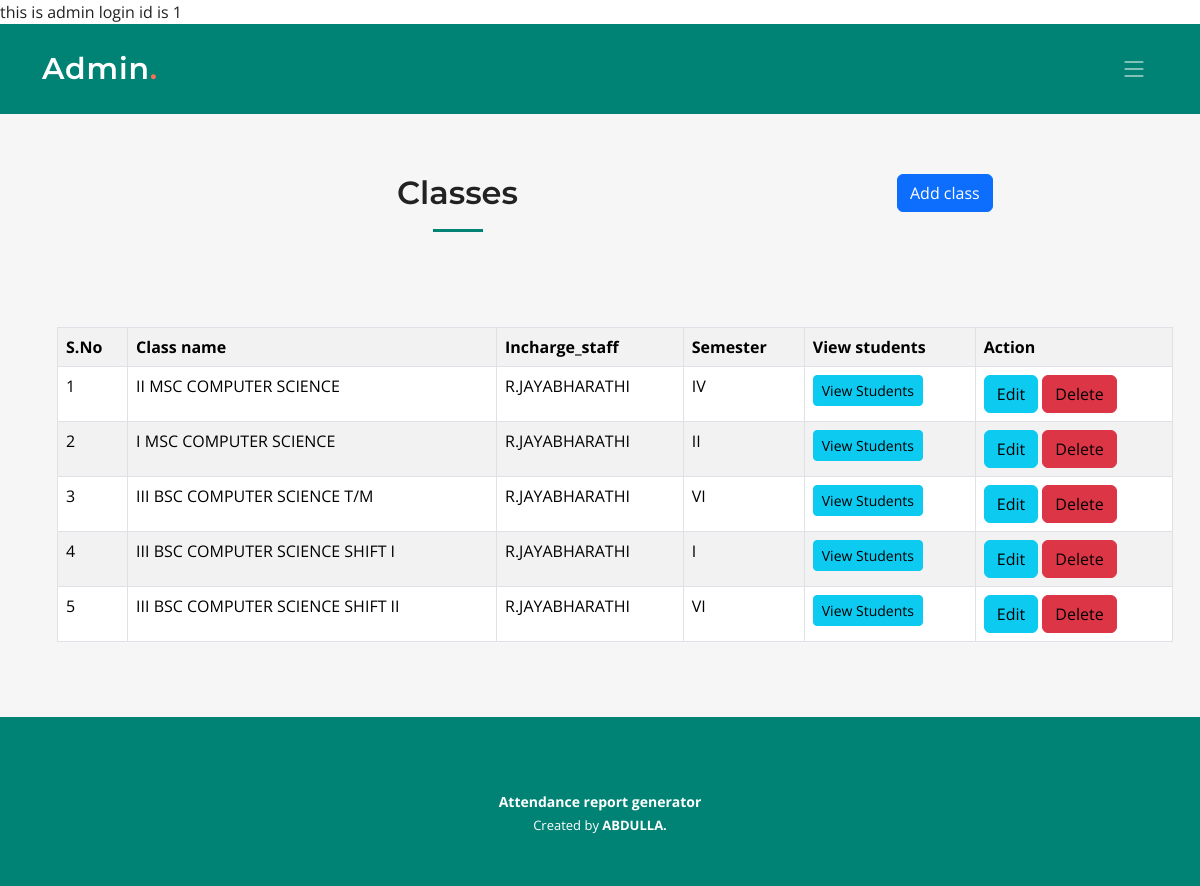
/admin/index.php?info=classes (signed in), run on an earlier commit of the app's database.
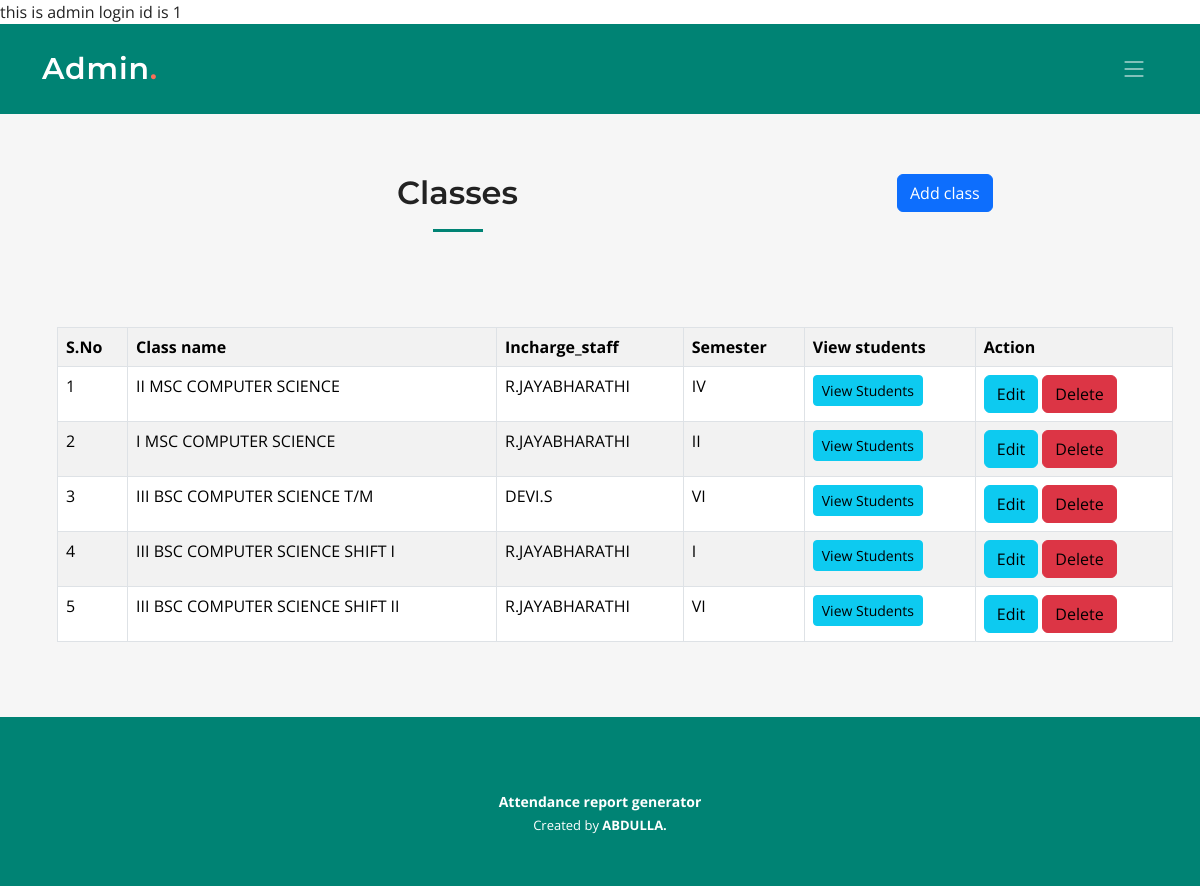
And on a later commit of the database.
### tables this page shows
CREATE TABLE `classes` (
  `id` int(30) NOT NULL,
  `name` varchar(60) NOT NULL,
  `incharge_staff_id` int(30) NOT NULL,
  `department_name` varchar(50) NOT NULL,
  `semester` varchar(10) NOT NULL,
  `academic_year` varchar(20) NOT NULL,
  `is_available` tinyint(1) DEFAULT NULL,
  `no_of_students` int(30) DEFAULT NULL
);

CREATE TABLE `staffs` (
  `id` int(30) NOT NULL,
  `name` varchar(50) NOT NULL,
  `alias` varchar(30) DEFAULT NULL,
  `email` varchar(30) NOT NULL,
  `password` varchar(30) NOT NULL
);

### admin/admin_class.php (the view, shortened to what this page needs)
<?php
extract($_POST);
?>
<section id="admin_class" class="admin_class sections-bg">
      <div class="container" data-aos="fade-up">
      <div class="row">
        <div class="col-md-9">
            <div class="section-header">
                <h2>Classes</h2>
            </div>
        </div>
       <div class="col-md-3">
        <button type="button" class="btn btn-primary" data-bs-toggle="modal" data-bs-target="#addStaff">
           Add class
         </button>
        </div>
      </div>
  <table class='table table-responsive table-bordered table-striped table-hover' style=margin:15px;>
  <tr>
    <th>S.No</th>
    <th>Class name</th>
    <th>Incharge_staff</th>
    <th>Semester</th>
    <th>View students</th>
    <th>Action</th>
  </tr>
  <?php
   $i=1;
   $class_query = "select * from classes" ;
   $class_rows = mysqli_query($con,$class_query);
   while($class_row=mysqli_fetch_array($class_rows)){
  ?>
  <tr>
    <td><?php echo "$i";?></td>
    <td><?php echo "$class_row[name]";?></td>
    <?php
     $staff_id = $class_row["incharge_staff_id"];
     $staff_query="select name from staffs where id='$staff_id'";
     $staff_rows=mysqli_query($con,$staff_query);
     $staff_row=mysqli_fetch_array($staff_rows);
    ?>
    <td><?php echo "$staff_row[name]";?></td>
    <td><?php echo "$class_row[semester]";?></td>
    <td><div class="btn btn-info btn-sm"><a href="index.php?info=students&class_id=<?php echo $class_row['id']?>&class_name=<?php echo $class_row['name']?>" style="color:black;">View Students</a></div></td>
    <td>
     <div class="btn btn-info dtn-md"><a href="index.php?info=admin_edit_class&class_id=<?php echo $class_row['id']?>" style="color:black;">Edit</a></div>
     <div class="btn btn-danger btn-md"><a href="index.php?info=classes&delete_id=<?php echo $class_row['id'];?>" style="color:black;">Delete</a></div>
     </td>
  </tr>
  <?php
  $i++;
   }
  ?>
</table>
      </div>
</section>

What changed in the data, as far as the page shows it:
changed classes "III BSC COMPUTER SCIENCE T/M": staffs.name "R.JAYABHARATHI" → "DEVI.S"
